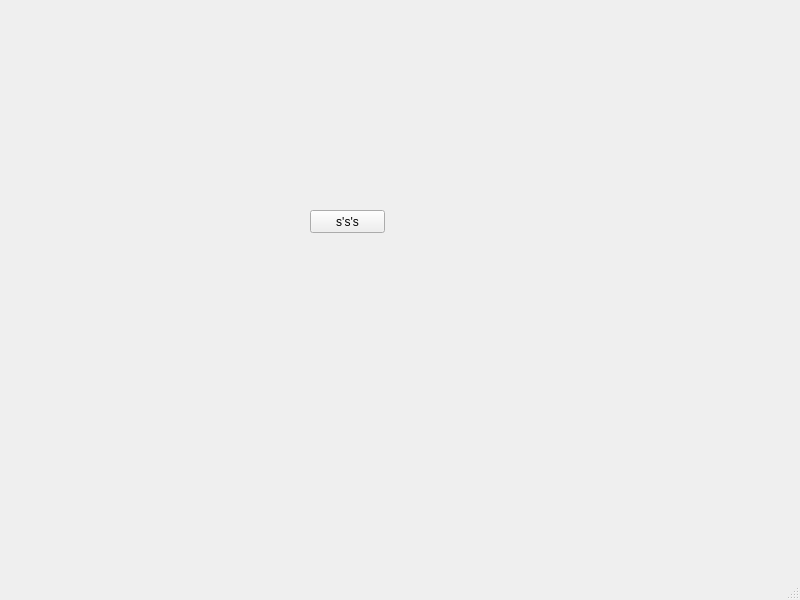
<?xml version="1.0" encoding="UTF-8"?>
<ui version="4.0">
 <class>MainWindow</class>
 <widget class="QMainWindow" name="MainWindow">
  <property name="geometry">
   <rect>
    <x>0</x>
    <y>0</y>
    <width>800</width>
    <height>600</height>
   </rect>
  </property>
  <property name="windowTitle">
   <string>MainWindow</string>
  </property>
  <widget class="QWidget" name="centralwidget">
   <widget class="QPushButton" name="pushButton">
    <property name="geometry">
     <rect>
      <x>310</x>
      <y>210</y>
      <width>75</width>
      <height>23</height>
     </rect>
    </property>
    <property name="text">
     <string>s's's</string>
    </property>
   </widget>
  </widget>
  <widget class="QMenuBar" name="menubar">
   <property name="geometry">
    <rect>
     <x>0</x>
     <y>0</y>
     <width>800</width>
     <height>22</height>
    </rect>
   </property>
  </widget>
  <widget class="QStatusBar" name="statusbar"/>
 </widget>
 <resources/>
 <connections/>
</ui>
